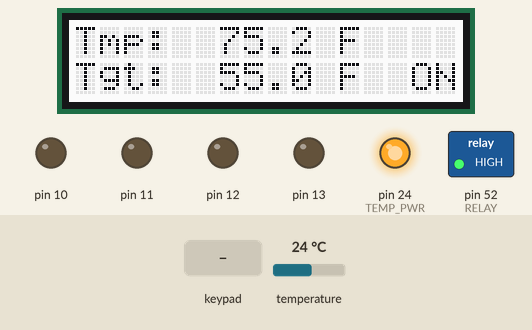
The sketch below on a simulated Arduino Mega 2560, built with avr-gcc and run on an emulated ATmega2560. On the bench: 16×2 character LCD, switched loads named in the sketch (green lamp = pin HIGH), output pins drawn as LEDs (lit = HIGH). The test bench sets the inputs (shaded band); at power-on: temperature 24 °C. The local clock reads 2024-03-15 10:24:30 at power-on unless the sketch sets it; storage starts empty; what the sketch prints to the serial monitor is not drawn.

Above: at 3.8 s.
3.9 s: key 'L' pressed
At 4.7 s:
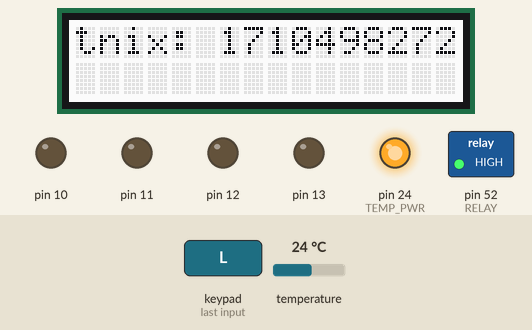
10.1 s: key 'L' pressed
At 11.0 s:
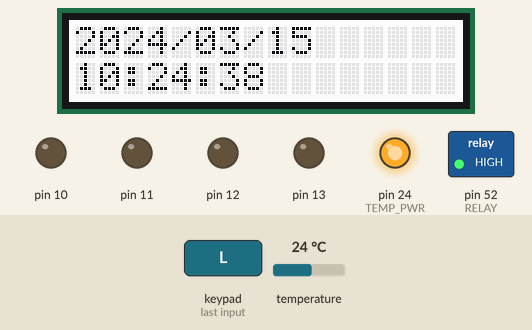
16.1 s: key 'L' pressed
At 16.5 s:
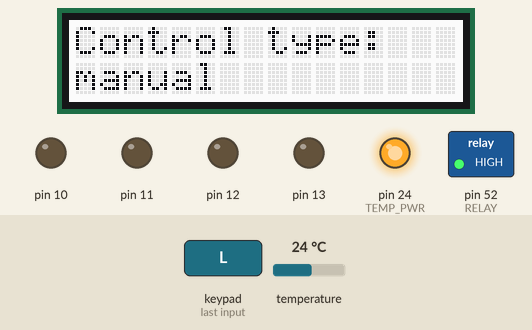
17.6 s: key 'U' pressed
At 18.8 s:
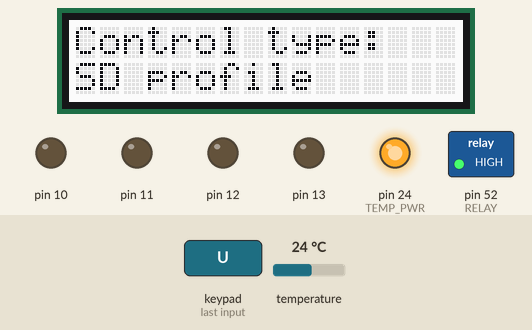
19.1 s: temperature set to 13.2 °C
21.3 s: temperature set to 12.1 °C
At 23.6 s:
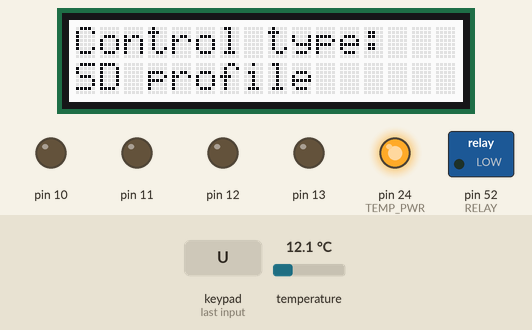
Timing chart, 0 to 25.1 s (numbered marks = the images above; inputs shaded):
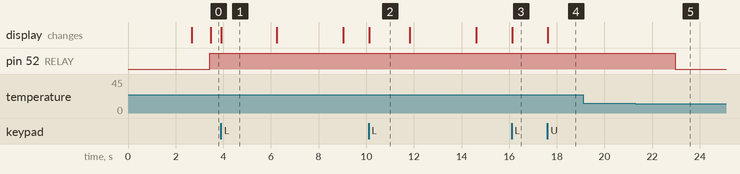

Measured:
- the behaviour switches between 12.5 and 12.4 °C on temperature (found by bisection; images 4 and 5)
- after the input at 3.9 s, the display: changes at once (image 1)
- after the input at 10.1 s, the display: changes at once (image 2)
- after the input at 16.1 s, the display: changes at once (image 3)
- after the input at 17.6 s, the display: changes at once (image 4)
- after the input at 19.1 s, every drawn part: stays the same
- after the input at 21.3 s, pin 52 (RELAY): HIGH → LOW after 1.7 s
- what the display in image 1 shows lasts 2.4 s, from 3.9 s to 6.3 s

The sketch:

beer_o_tron.ino
```cpp
/*********************

Relay switching temp controller & interface.
alex babb - 2016

NOTES:
- you have both the lcd shield and the RTC on the same i2c port. they seem
  to be colliding in some nasty way, although they seem to have different
  addresses (0x20 vs 0x68).
  - Causes extremely weird behavior, for example, adding an RTC.now() call
    to a statement that NEVER GETS EXECUTED causes behavior changes.
  - Post to forums, maybe
  - Try this on the Uno. maybe it's a mega thing. you'll have to change the
    SD calls, and potentially roll back the associated lib changes.

TODO:
- add an input file parser
- add the time-in-profile page
- implement profiled tgt temp


**********************/

//--------------------------------------------------------------------------
// LIBS
//--------------------------------------------------------------------------
#include <Wire.h>
#include <Adafruit_RGBLCDShield.h>
#include <utility/Adafruit_MCP23017.h>
#include <OneWire.h>
#include <DallasTemperature.h>
#include <SPI.h>
#include <SD.h>
#include "RTClib.h"


//--------------------------------------------------------------------------
// STATIC DECLARATIONS
//--------------------------------------------------------------------------

// TEMP SENSOR
// Data wire is plugged into port 22 on the Arduino Mega
// Sensor power on 24
// Sensor ground on 26
#define TEMP_DAT 22
#define TEMP_PWR 24
#define TEMP_GND 26

// WALL POWER RELAY
#define RELAY 52

// OneWire class for Temp Sensor
OneWire oneWire(TEMP_DAT);
// Temp Sensor class
DallasTemperature sensors(&oneWire);

// DISPLAY SHIELD
// The shield uses the I2C SCL and SDA pins. On classic Arduinos
// this is Analog 4 and 5 so you can't use those for analogRead() anymore
// However, you can connect other I2C sensors to the I2C bus and share
// the I2C bus.
Adafruit_RGBLCDShield lcd = Adafruit_RGBLCDShield();

// These #defines make it easy to set the backlight color
#define RED 0x1
#define YELLOW 0x3
#define GREEN 0x2
#define TEAL 0x6
#define BLUE 0x4
#define VIOLET 0x5
#define WHITE 0x7

// number of pages i've defined
#define N_PAGES 5
#define N_CTRL_TYPES 2

// DATA LOGGER
bool sdcard;
File outfile;
File inpfile;
RTC_DS1307 RTC;

// PROGRAM VARIABLES
float temp_cur;
float temp_tgt;
float deadband;
bool relay_active;
int pg_cur;
int ctrl_type;
DateTime tnow;
long prfl_time[100];
float prfl_temp[100];
size_t prfl_len;

//--------------------------------------------------------------------------
// HELPER FUNCTIONS
//--------------------------------------------------------------------------

// Read Temp Sensor Measurement and Print to LCD
void performTempSensorProcessing()
{
  sensors.requestTemperatures(); // Send the command to get temperatures
  temp_cur = sensors.getTempFByIndex(0);
}

void printTempCur()
{
  // Reset the display
  //lcd.clear();
  lcd.home();

  static char tcur_buffer [6];
  // sprintf(tcur_buffer,"Temp: %f F", 2.234);
  dtostrf(temp_cur, 5, 1, tcur_buffer);

  //  Serial.print("temp: ");
  //  Serial.print(tcur_buffer);
  //  Serial.println(" F");

  // Print our characters on the LCD
  lcd.setCursor(0,0); //Start at character 0 on line 0
  lcd.print("Tmp: ");
  lcd.print(tcur_buffer);
  lcd.print(" F");
}

void printTempTgt()
{
  // also print target temp
  lcd.setCursor(0,1);
  lcd.print("Tgt: ");
  static char ttgt_buffer [6];
  // sprintf(buffer,"Temp: %f F", 2.234);
  dtostrf(temp_tgt, 5, 1, ttgt_buffer);
  lcd.print(ttgt_buffer);
  lcd.print(" F");
}

void tempControlHeat()
{
  //---------------------
  // Heater Control Logic
  //---------------------
  if (temp_cur < (temp_tgt - deadband))
  {
    digitalWrite(RELAY,HIGH);
    relay_active = true;
  }
  else if (temp_cur > (temp_tgt + deadband))
  {
    digitalWrite(RELAY,LOW);
    relay_active = false;
  }
  else // in hysteresis range
  {
    if (relay_active)
    {
      digitalWrite(RELAY,HIGH);
    }
    else
    {
      digitalWrite(RELAY,LOW);
    }
  }
}

void tempControlCool()
{
  //---------------------
  // Cooler Control Logic
  //---------------------
  if (temp_cur > (temp_tgt + deadband))
  {
    digitalWrite(RELAY,HIGH);
    relay_active = true;
  }
  else if (temp_cur < (temp_tgt - deadband))
  {
    digitalWrite(RELAY,LOW);
    relay_active = false;
  }
  else // in hysteresis range
  {
    if (relay_active)
    {
      digitalWrite(RELAY,HIGH);
    }
    else
    {
      digitalWrite(RELAY,LOW);
    }
  }
}

void tgtTempFromProfile()
{
  if (ctrl_type == 2 && prfl_len > 0)
  {
    for (size_t i=0; i<prfl_len; i++)
    {
      if (long(tnow.unixtime()) >= long(prfl_time[i]))
        temp_tgt = prfl_temp[i];
      else
        break;
    }
  }
}

void displayPage()
{
  if (pg_cur == 1)
  {
    printTempCur();
    printTempTgt();
    if (relay_active)
    {
      lcd.setCursor(13,1);
      lcd.print(" ON");
    }
    else
    {
      lcd.setCursor(13,1);
      lcd.print("OFF");
    }
  }
  else if (pg_cur == 2)
  {
    lcd.setCursor(0,0);
    lcd.print("deadband: ");
    static char db_buf [4];
    dtostrf(deadband, 3, 1, db_buf);
    lcd.print(db_buf);
  }
  else if (pg_cur == 3)
  {
    lcd.setCursor(0,0);
    lcd.print("Control type: ");

    lcd.setCursor(0,1);
    if (ctrl_type == 1)
      lcd.print("manual");
    else if (ctrl_type == 2)
      lcd.print("SD profile");
  }
  else if (pg_cur == 4)
  {
    // uncommenting these lines causes arduino to continuously reset,
    // even though the "flag" is never printed indicating this
    // statement is not entered. how is this possible?!
//    Serial.println("flag");
//    DateTime now = RTC.now();

    // year
    static char yr_buf [5];
    dtostrf(tnow.year(),2,0,yr_buf);
    lcd.setCursor(0,0);
    lcd.print(yr_buf);

    // month
    static char mon_buf [3];
    dtostrf(tnow.month(),2,0,mon_buf);
    if (tnow.month() < 10)
      mon_buf[0] = '0';
    lcd.setCursor(4,0);
    lcd.print("/");
    lcd.setCursor(5,0);
    lcd.print(mon_buf);

    // day
    static char day_buf [3];
    dtostrf(tnow.day(),2,0,day_buf);
    if (tnow.day() < 10)
      day_buf[0] = '0';
    lcd.setCursor(7,0);
    lcd.print("/");
    lcd.setCursor(8,0);
    lcd.print(day_buf);

    // hour
    static char hr_buf [3];
    dtostrf(tnow.hour(),2,0,hr_buf);
    if (tnow.hour() < 10)
      hr_buf[0] = '0';
    lcd.setCursor(0,1);
    lcd.print(hr_buf);

    // min
    static char min_buf [3];
    dtostrf(tnow.minute(),2,0,min_buf);
    if (tnow.minute() < 10)
      min_buf[0] = '0';
    lcd.setCursor(2,1);
    lcd.print(":");
    lcd.setCursor(3,1);
    lcd.print(min_buf);

    // sec
    static char sec_buf [3];
    dtostrf(tnow.second(),2,0,sec_buf);
    if (tnow.second() < 10)
      sec_buf[0] = '0';
    lcd.setCursor(5,1);
    lcd.print(":");
    lcd.setCursor(6,1);
    lcd.print(sec_buf);

  }
  else if (pg_cur == 5)
  {
    static char tnix_buf [12];
    String tmp_str0(tnow.unixtime());
    tmp_str0.toCharArray(tnix_buf,11);

    lcd.setCursor(0,0);
    lcd.print("tnix: ");
    lcd.setCursor(6,0);
    lcd.print(tnix_buf);

    // also print time in profile
    if (prfl_len > 0)
    {
      long TiP = long(tnow.unixtime()) - long(prfl_time[0]);
      String tmp_str1(TiP);
      static char tip_buf [12];
      tmp_str1.toCharArray(tip_buf,11);
      lcd.setCursor(0,1);
      lcd.print("TiP: ");
      lcd.setCursor(6,1);
      lcd.print(tip_buf);
    }
  }
  else
  {
    lcd.setCursor(0,0);
    lcd.print("NO PAGE DATA");
  }
}

void handleButtons(uint8_t buttons)
{
  if (buttons & BUTTON_UP) {
    if (pg_cur == 1)
      temp_tgt += 0.5;
    else if (pg_cur == 2)
      deadband += 0.5;
    else if (pg_cur == 3)
    {
      ctrl_type += 1;
      if (ctrl_type > N_CTRL_TYPES)
        ctrl_type = 1;
    }
  }
  else if (buttons & BUTTON_DOWN) {
    if (pg_cur == 1)
      temp_tgt -= 0.5;
    else if (pg_cur == 2)
    {
      deadband -= 0.5;
      if (deadband < 0)
        deadband = 0;
    }
    else if (pg_cur == 3)
    {
      ctrl_type -= 1;
      if (ctrl_type < 1)
        ctrl_type = N_CTRL_TYPES;
    }
  }

  // left/right always traverses pages
  if (buttons & BUTTON_RIGHT) {
    if (pg_cur == N_PAGES)
      pg_cur = 1;
    else
      pg_cur += 1;
  }
  else if (buttons & BUTTON_LEFT) {
    if (pg_cur == 1)
      pg_cur = N_PAGES;
    else
      pg_cur -= 1;
  }
}

void dumpFile()
{
  if (inpfile) {
    Serial.println("dumping file");
    while (inpfile.available()) {
      Serial.write(inpfile.read());
    }
    inpfile.close();
  }
}

bool readLine(File &f, char* line, size_t maxLen) {
  for (size_t n = 0; n < maxLen; n++) {
    int c = f.read();
    if ( c < 0 && n == 0) return false;  // EOF
    if (c < 0 || c == '\n') {
      line[n] = 0;
      return true;
    }
    line[n] = c;
  }
  return false; // line too long
}

bool readVals(long* v1, float* v2) {
  char line[40], *ptr, *str;
  if (!readLine(inpfile, line, sizeof(line))) {
    return false;  // EOF or too long
  }
  *v1 = strtol(line, &ptr, 10);
  if (ptr == line) return false;  // bad number if equal
  while (*ptr) {
    if (*ptr++ == ',') break;
  }
  *v2 = strtod(ptr, &str);
  return str != ptr;  // true if number found
}

void updateDatFile()
{
    String str = "";
    outfile.print(tnow.unixtime());   outfile.print(",");
    outfile.print(temp_cur);          outfile.print(",");
    outfile.print(temp_tgt);          outfile.print(",");
    outfile.print(deadband);          outfile.print(",");
    outfile.print((int)relay_active); outfile.print(",");
    outfile.println();
    outfile.flush();
}

//--------------------------------------------------------------------------
// SETUP() AND LOOP() FUNCTIONS
//--------------------------------------------------------------------------

// Global setup -- Run once
void setup() {
  // power temp sensor
  pinMode(TEMP_PWR,OUTPUT);
  pinMode(TEMP_GND,OUTPUT);
  digitalWrite(TEMP_PWR,HIGH);
  digitalWrite(TEMP_GND,LOW);

  // Temp Control Initialization
  pinMode(RELAY,OUTPUT);
  digitalWrite(RELAY,LOW);
  relay_active = false;


  // Debugging output
  Serial.begin(9600);
  Serial.println("=========================================================");
  Serial.println("Initializing...");

  // set up the LCD's number of columns and rows:
  lcd.begin(16, 2);

  lcd.setBacklight(WHITE);
  pg_cur = 1;
  lcd.clear();
  lcd.setCursor(0,0);
  lcd.print("Initializing");

  // initialize control
  ctrl_type = 1;

  // initialize realtime clock
  RTC.begin();
  DateTime now = RTC.now();
  String timestr =  "Time: " +
                    String(now.year()) + "-" +
                    String(now.month()) + "-" +
                    String(now.day()) + " " +
                    String(now.hour()) + ":" +
                    String(now.minute()) + ":" +
                    String(now.second());
  Serial.println(timestr);

  // initialize the SD card
  // make sure that the default chip select pin is set to
  // output, even if you don't use it
  // - for regular duinos, this is just pin 10
  // - for MEGA, this is 10, 11, 12, 13
  pinMode(10, OUTPUT);
  pinMode(11, OUTPUT);
  pinMode(12, OUTPUT);
  pinMode(13, OUTPUT);

  // see if the card is present and can be initialized.
  // NOTE: the FAT filesystem limits filenames to 8 characters plus
  // 3-character extensions (stupid)
  if (!SD.begin(10,11,12,13)) {
    Serial.println("SD card failed, or not present. Ignoring.");
    sdcard = false;
  }
  else
  {
    Serial.println("SD card found.");
    Serial.println("writing to file: BEERLOG.CSV");
    outfile = SD.open("beerlog.csv", FILE_WRITE);
    sdcard = true;

    // Also attempt to read a pre-set temperature profile from
    // the SD card...
    inpfile = SD.open("INPUTS.CSV", FILE_READ);
    if (inpfile)
      Serial.println("Input file detected");
      // dumpFile();
    else
      Serial.println("Input file not found");

    // format is csv time, temp
    prfl_len = 0;
    while (readVals(&prfl_time[prfl_len], &prfl_temp[prfl_len]))
      prfl_len++;

    inpfile.close();

    Serial.println("stored profile:");
    for (size_t i=0; i<prfl_len; i++)
    {
      Serial.print(prfl_time[i]);
      Serial.print(", ");
      Serial.println(prfl_temp[i]);
    }
  }

  // Initialize temps
  temp_cur = 0;
  temp_tgt = 55.00; // arbitrary!
  deadband = 0.5; // arbitrary!
  performTempSensorProcessing();
  delay(1000); // temp sensor spits out garb for the first second or so
  performTempSensorProcessing();

  lcd.clear();
}

// Main loop
uint8_t i=0;
void loop() {
  // TODO: should make outfile update interval independently configurable.

  tnow = RTC.now();

  performTempSensorProcessing();
  tgtTempFromProfile();
  tempControlCool();
  displayPage();
  updateDatFile();

  // spend a second listening for buttons between updates. this is kinda dumb,
  // but improves usability. hijacking millis interrupt might be a better solution.
  float t_listen = 2000;
  float t0 = millis();
  while( (millis() - t0) < t_listen ){
    uint8_t buttons = lcd.readButtons();
    if (buttons) {
      handleButtons(buttons);
      // display changes and chill out for a bit for debouncing
      lcd.clear();
      displayPage();
      delay(200);
    }
  }
}
```
